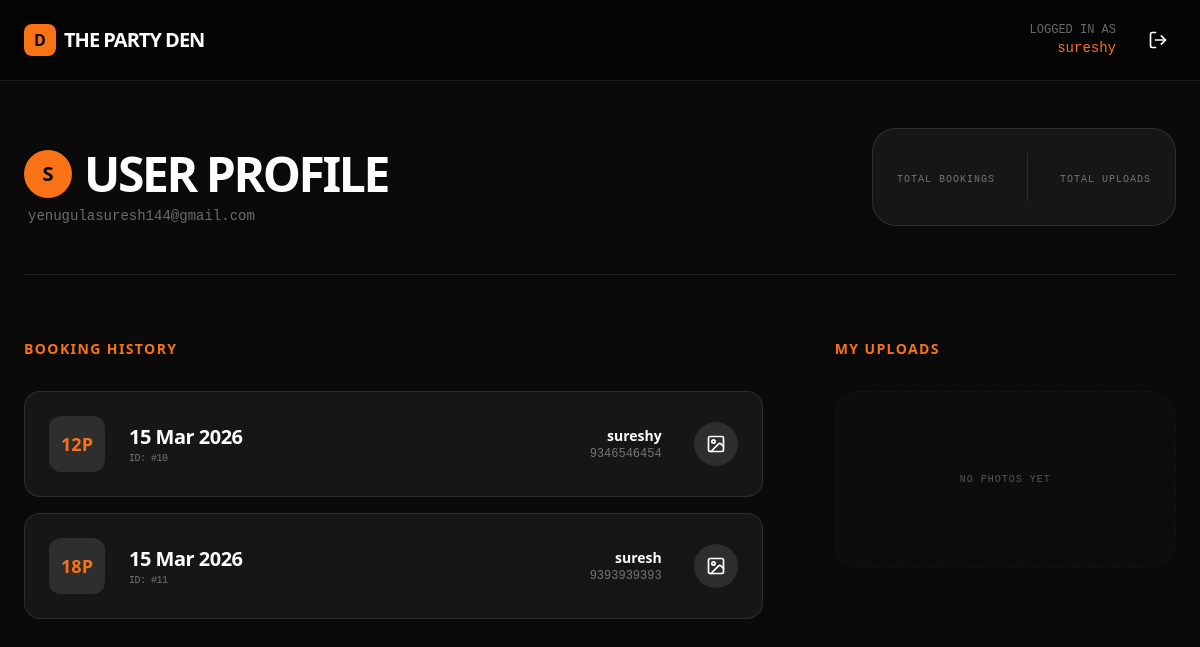
Screenshot of /profile/ (signed in) with the database file from the repository.
### core/models.py (models this page shows)
class Booking(models.Model):
    user = models.ForeignKey(User, on_delete=models.SET_NULL, null=True, blank=True)
    name = models.CharField(max_length=100)
    phone = models.CharField(max_length=20)
    date = models.DateField()
    slot = models.IntegerField()  # Stores hours 9-22
    created_at = models.DateTimeField(auto_now_add=True)

### core/views.py (the view)
# urls.py: path('profile/', views.profile_view, name='profile'),
@login_required
def profile_view(request):
    my_bookings = Booking.objects.filter(user=request.user).order_by('-date')
    my_uploads = Gallery.objects.filter(user=request.user)
    context = {
        'bookings': my_bookings,
        'booking_count': my_bookings.count(),
        'uploads': my_uploads
    }
    return render(request, 'profile.html', {'bookings': my_bookings})

### core/templates/profile.html (shortened to what this page needs)
<!DOCTYPE html>
<html lang="en">
<head>
    <script src="https://cdn.tailwindcss.com"></script>
</head>
<body class="selection:bg-orange-500 selection:text-black">
    <nav class="fixed top-0 left-0 right-0 z-40 bg-black/50 backdrop-blur-md border-b border-white/10">
        <div class="max-w-7xl mx-auto px-6 h-20 flex items-center justify-between">
            <a href="/" class="flex items-center gap-2 group">
                <div class="w-8 h-8 bg-orange-500 rounded-lg flex items-center justify-center font-black text-black group-hover:scale-110 transition-transform">D</div>
                <span class="font-black uppercase tracking-tighter text-xl">The Party Den</span>
            </a>
            <div class="flex items-center gap-6">
                <div class="flex flex-col items-end">
                    <span class="text-xs font-mono opacity-40 uppercase">Logged in as</span>
                    <span class="text-sm font-mono text-orange-500">{{ user.username }}</span>
                </div>
                <a href="{% url 'logout' %}" class="p-2 hover:text-red-500 transition-colors" title="Logout">
                    <svg xmlns="http://www.w3.org/2000/svg" width="20" height="20" viewBox="0 0 24 24" fill="none" stroke="currentColor" stroke-width="2" stroke-linecap="round" stroke-linejoin="round"><path d="M9 21H5a2 2 0 0 1-2-2V5a2 2 0 0 1 2-2h4"/><polyline points="16 17 21 12 16 7"/><line x1="21" x2="9" y1="12" y2="12"/></svg>
                </a>
            </div>
        </div>
    </nav>
    <main class="max-w-7xl mx-auto px-6 py-32">
        <div class="flex flex-col md:flex-row md:items-end justify-between border-b border-white/10 pb-12 mb-16 gap-8">
            <div class="space-y-2">
                <div class="flex items-center gap-3">
                    <div class="w-12 h-12 rounded-full bg-orange-500 flex items-center justify-center text-black font-bold text-xl">
                        {{ user.username|first|upper }}
                    </div>
                    <h1 class="text-5xl font-black uppercase tracking-tighter">User Profile</h1>
                </div>
                <p class="text-white/40 font-mono text-sm ml-1">{{ user.email }}</p>
            </div>
            <div class="bg-white/5 border border-white/10 p-6 rounded-3xl flex items-center gap-8">
                <div class="text-right">
                    <div class="text-[10px] font-mono uppercase tracking-widest opacity-40 mt-1">Total Bookings</div>
                </div>
                <div class="text-right">
                    <div class="text-[10px] font-mono uppercase tracking-widest opacity-40 mt-1">Total Uploads</div>
                </div>
            </div>
        </div>
        <div class="grid lg:grid-cols-3 gap-16">
            <div class="lg:col-span-2 space-y-8">
                <div class="flex items-center justify-between">
                    <h3 class="font-bold uppercase tracking-widest text-sm text-orange-500">Booking History</h3>
                </div>
                <div class="space-y-4 max-h-[600px] overflow-y-auto pr-2 custom-scrollbar">
                    {% for booking in bookings %}
                    <div class="bg-white/5 border border-white/10 rounded-2xl p-6 flex items-center justify-between group hover:border-orange-500/50 transition-all hover:bg-white/[0.07]">
                        <div class="flex items-center gap-6">
                            <div class="w-14 h-14 bg-white/10 rounded-xl flex items-center justify-center font-bold text-orange-500 text-lg group-hover:bg-orange-500 group-hover:text-black transition-colors">
                                {{ booking.slot }}{% if booking.slot >= 12 %}P{% else %}A{% endif %}
                            </div>
                            <div>
                                <div class="font-bold text-xl tracking-tight">{{ booking.date|date:"d M Y" }}</div>
                                <div class="text-[10px] font-mono opacity-40 uppercase tracking-tighter">ID: #{{ booking.id }}</div>
                            </div>
                        </div>
                        <div class="flex items-center gap-8 text-right">
                            <div class="hidden sm:block">
                                <p class="text-sm font-bold">{{ booking.name }}</p>
                                <p class="text-xs font-mono opacity-40">{{ booking.phone }}</p>
                            </div>
                            <label class="cursor-pointer p-3 bg-white/10 rounded-full hover:bg-orange-500 hover:text-black transition-all group/btn" title="Upload Photo for this booking">
                            </label>
                        </div>
                    </div>
                    {% empty %}
                    <div class="text-center py-20 bg-white/5 rounded-3xl border border-dashed border-white/10 opacity-40">
                        <p class="font-mono text-sm uppercase tracking-widest">No bookings found yet</p>
                        <a href="/" class="text-orange-500 text-xs hover:underline mt-4 inline-block">Book your first slot →</a>
                    </div>
                    {% endfor %}
                </div>
            </div>
            <div class="space-y-8">
                <h3 class="font-bold uppercase tracking-widest text-sm text-orange-500">My Uploads</h3>
                <div id="userGallery" class="grid grid-cols-2 gap-4">
                    {% for img in uploads %}
                    <div class="group relative aspect-square rounded-2xl overflow-hidden border border-white/10 bg-white/5">
                        <img src="{{ img.image.url }}" class="w-full h-full object-cover transition-transform duration-500 group-hover:scale-110">
                        <div class="absolute inset-0 bg-black/60 opacity-0 group-hover:opacity-100 transition-opacity flex items-center justify-center p-4 text-center">
                             <p class="text-[10px] font-mono leading-tight">{{ img.caption }}</p>
                        </div>
                    </div>
                    {% empty %}
                    <div class="col-span-2 text-center py-20 bg-white/5 rounded-3xl border border-dashed border-white/10 opacity-30">
                        <p class="text-[10px] font-mono uppercase tracking-widest">No photos yet</p>
                    </div>
                    {% endfor %}
                </div>
            </div>
        </div>
    </main>
</body>
</html>

### core/templates/profile.html (style rules this page uses)
body { background-color: #0a0a0a; color: white; }

### rows the page displays
Booking: slot "12", shows "P", date "15 Mar 2026", id "10", name "sureshy", phone "9346546454"
Booking: slot "18", shows "P", date "15 Mar 2026", id "11", name "suresh", phone "9393939393"

### other values shown
{{ user.username }} "sureshy"
{{ user.username|first|upper }} "S"
{{ user.email }} "yenugulasuresh144@gmail.com"
